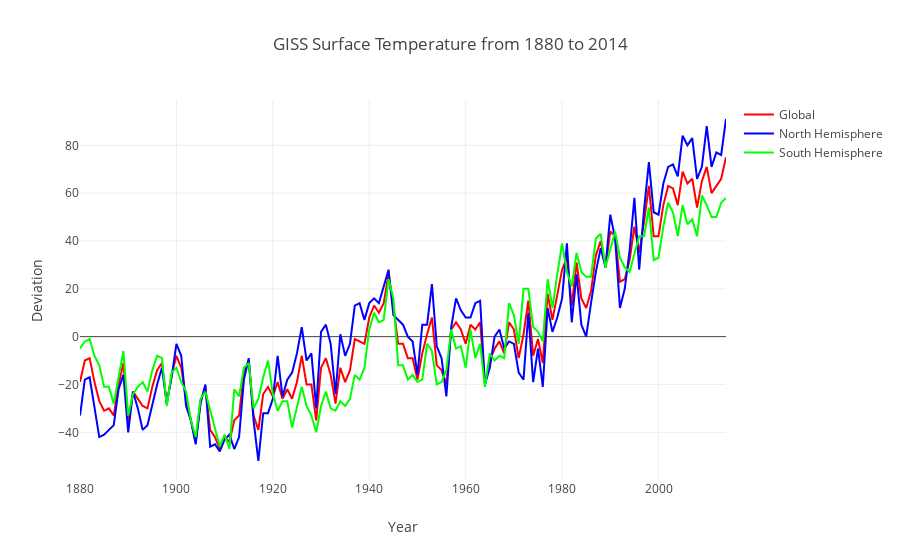

The cell this chart's notebook holds for it:
### Code cell
iplot(fig)

### Figure 1 — Plotly figure (JSON) as saved in the notebook; plotly's stock layout.template omitted (floating-point values rounded to 4 significant figures; data arrays with more than 128 entries replaced by an {"elided": "..."} marker saying what was removed)
{"data": [{"line": {"color": "rgb(255,0,0)", "width": 2}, "name": "Global", "type": "scatter", "uid": "59d87af1-964c-4442-b9f0-211d8a15f3f1", "x": {"elided": "135 int values"}, "y": {"elided": "135 int values"}}, {"line": {"color": "rgb(0,0,255)", "width": 2}, "name": "North Hemisphere", "type": "scatter", "uid": "21e541d8-eca0-4bdb-bbe4-b3cf0db88974", "x": {"elided": "135 int values"}, "y": {"elided": "135 int values"}}, {"line": {"color": "rgb(0,255,0)", "width": 2}, "name": "South Hemisphere", "type": "scatter", "uid": "5bbe1a38-7e4e-44a0-8e89-9be2ce5009f5", "x": {"elided": "135 int values"}, "y": {"elided": "135 int values"}}], "layout": {"plot_bgcolor": "rgb(255,255,255)", "title": {"text": "GISS Surface Temperature from 1880 to 2014"}, "xaxis": {"title": {"text": "Year"}}, "yaxis": {"title": {"text": "Deviation"}}}}
